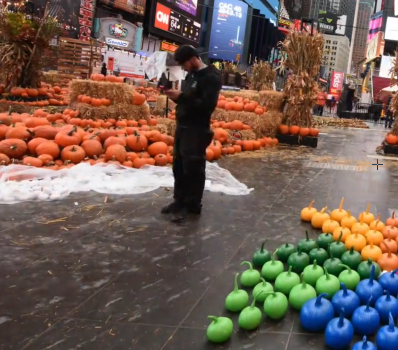
#> input picture computer-vision/foreground_removal_panorama/images/t1_1.png, 398 x 350 px
$ python t1.py
#> lines starting #> are read from the running program, lines starting #| are printed output that depends on the picture
#Only add your code inside the function (including newly improted packages)
# You can design a new function and call the new function in the given functions.
# Not following the project guidelines will result in a 10% reduction in grades

import cv2
import numpy as np
import matplotlib.pyplot as plt


def stitch_background(img1, img2, savepath=''):
    "The output image should be saved in the savepath."
    "Do NOT modify the code provided."

    def feature_matcher_new(img1,img2):
        orb = cv2.ORB_create(nfeatures=2000)

        kp1, des1 = orb.detectAndCompute(img1, None)
        kp2, des2 = orb.detectAndCompute(img2, None)
        good = []
        index = 0
        for i in des1:
            diff = i-des2
            lst = np.sqrt(np.sum(np.square(diff),axis=1))
            lst_sort = np.sort(lst,axis=0)

            if lst_sort[0] < 0.7*lst_sort[1]:
                good.append((index,np.argmin(lst)))

            index+=1

        return kp1,kp2,good

    def warpImages(img1, img2, H):

        img1_pts = np.float32([[0,0], [0, img1.shape[0]],[img1.shape[1], img1.shape[0]], [img1.shape[1], 0]]).reshape(-1, 1, 2)
        img2_pts = np.float32([[0,0], [0,img2.shape[0]], [img2.shape[1],img2.shape[0]], [img2.shape[1],0]]).reshape(-1,1,2)

        img1_trans = cv2.perspectiveTransform(img2_pts, H)

        x_max = int(max(np.amax(img1_pts,axis=0)[0,0], np.amax(img1_trans,axis=0)[0,0]))
        y_max = int(max(np.amax(img1_pts,axis=0)[0,1], np.amax(img1_trans,axis=0)[0,1]))
        x_min = int(min(np.amin(img1_pts,axis=0)[0,0], np.amin(img1_trans,axis=0)[0,0]))
        y_min = int(min(np.amin(img1_pts,axis=0)[0,1], np.amin(img1_trans,axis=0)[0,1]))

        H_trans = np.zeros((3,3),int)
        np.fill_diagonal(H_trans,1)
        H_trans[0,2] = -x_min
        H_trans[1,2] = -y_min
        H = H_trans.dot(H)

        output_img = cv2.warpPerspective(img2, H, (x_max-x_min, y_max-y_min))
        output_img[-y_min:img1.shape[0]-y_min, -x_min:img1.shape[1]-x_min] = img1
        return output_img

    def perspective_transform(good,kp1,kp2):

        MIN_MATCH_COUNT = 0

        if len(good) > MIN_MATCH_COUNT:
            src_pts = np.float32([ kp1[m[0]].pt for m in good]).reshape(-1,1,2)
            dst_pts = np.float32([ kp2[m[1]].pt for m in good]).reshape(-1,1,2)

        M, _ = cv2.findHomography(src_pts, dst_pts, cv2.RANSAC,5.0)
        return M

    kp1,kp2,good = feature_matcher_new(img1,img2)
    M = perspective_transform(good,kp1,kp2)
    result = warpImages(img2, img1, M)
    cv2.imwrite(savepath,result)

    return

if __name__ == "__main__":
    img1 = cv2.imread('./images/t1_1.png')
#> img1 is the input picture: shape (350, 398, 3); mean B, G, R 83.2, 93.9, 113.9
    img2 = cv2.imread('./images/t1_2.png')
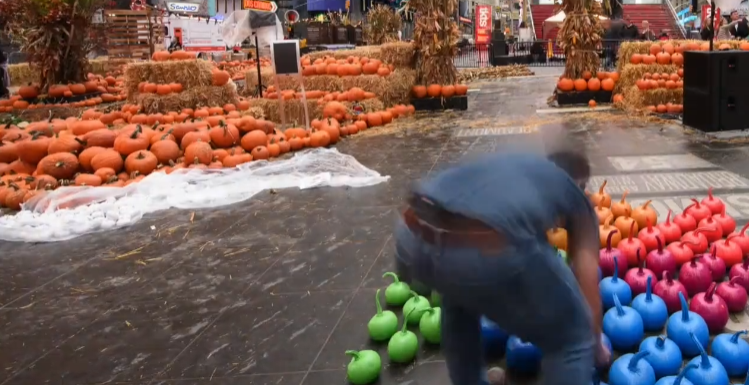
#> input picture computer-vision/foreground_removal_panorama/images/t1_2.png, 749 x 385 px
#> img2 is the input picture: shape (385, 749, 3); mean B, G, R 85, 91.1, 117.7
    savepath = 'task1.png'
    stitch_background(img1, img2, savepath=savepath)
#> in feature_matcher_new, `kp1, des1 = orb.detectAndCompute(img1, None)`: kp1 = 1858 keypoints; strongest (x, y, size): (215, 64, 31), (336, 31, 31), (208, 163, 37.2), (218, 64, 31)
#> in feature_matcher_new, `kp2, des2 = orb.detectAndCompute(img2, None)`: kp2 = 1993 keypoints; strongest (x, y, size): (294, 43, 37.2), (296, 41, 37.2), (296, 40, 31), (708, 42, 37.2)
#> after the loop in feature_matcher_new, `for i in des1:`: good = 55 pairs, first value 112 to 1787, second value 462 to 1971; index = 1858
#> in perspective_transform, `src_pts = np.float32([ kp1[m[0]].pt for m in good]).reshape(-1,1,2)`: src_pts = 55 rows, first 8: [76, 114], [140, 125], [70, 162], [93, 158], [126, 150], [101, 159], [53, 138], [85, 130]
#> in perspective_transform, `dst_pts = np.float32([ kp2[m[1]].pt for m in good]).reshape(-1,1,2)`: dst_pts = 55 rows, first 8: [138, 109.2], [224.6, 110.9], [138, 174], [168.5, 164.2], [211.2, 147.6], [180, 164.2], [110.9, 144], [152.6, 128.2]
#> in perspective_transform, `M, _ = cv2.findHomography(src_pts, dst_pts, cv2.RANSAC,5.0)`: M = [[1.31, 0.144, 21.43], [-0.188, 1.29, -24.43], [-5.49e-05, -4.9e-05, 1]]
#> in warpImages, `img1_pts = np.float32([[0,0], [0, img1.shape[0]],[img1.shape[1], img1...`: img1_pts = [[0, 0], [0, 385], [749, 385], [749, 0]]
#> in warpImages, `img2_pts = np.float32([[0,0], [0,img2.shape[0]], [img2.shape[1],img2.s..`: img2_pts = [[0, 0], [0, 350], [398, 350], [398, 0]]
#> in warpImages, `img1_trans = cv2.perspectiveTransform(img2_pts, H)`: img1_trans = [[21.43, -24.43], [73.11, 433.3], [618.1, 365.3], [555.7, -101.4]]
#> in warpImages, `x_max = int(max(np.amax(img1_pts,axis=0)[0,0], np.amax(img1_trans,axis..`: x_max = 749
#> in warpImages, `y_max = int(max(np.amax(img1_pts,axis=0)[0,1], np.amax(img1_trans,axis..`: y_max = 433
#> in warpImages, `x_min = int(min(np.amin(img1_pts,axis=0)[0,0], np.amin(img1_trans,axis..`: x_min = 0
#> in warpImages, `y_min = int(min(np.amin(img1_pts,axis=0)[0,1], np.amin(img1_trans,axis..`: y_min = -101
#> in warpImages, `H_trans = np.zeros((3,3),int)`: H_trans = [[0, 0, 0], [0, 0, 0], [0, 0, 0]]
#> in warpImages, `H = H_trans.dot(H)`: H = [[1.31, 0.144, 21.43], [-0.193, 1.28, 76.57], [-5.49e-05, -4.9e-05, 1]]
#> in warpImages, `output_img = cv2.warpPerspective(img2, H, (x_max-x_min, y_max-y_min))`:
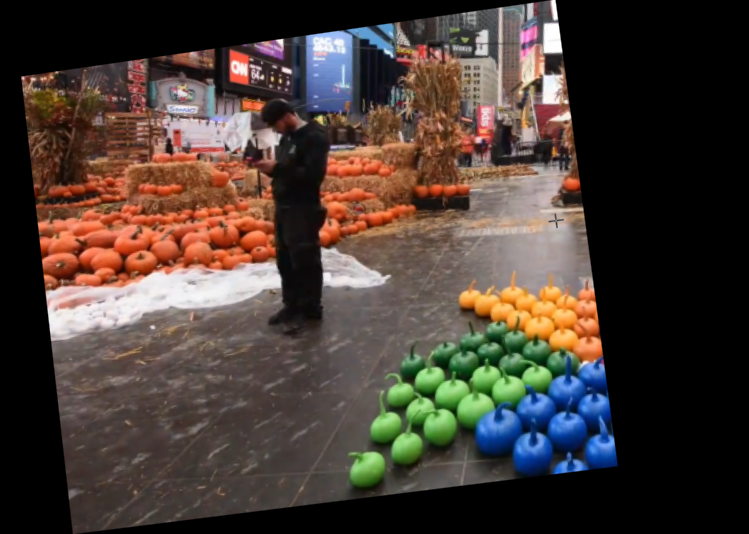
#> output_img: shape (534, 749, 3); mean B, G, R 52.9, 59.6, 72
#> in warpImages, `output_img[-y_min:img1.shape[0]-y_min, -x_min:img1.shape[1]-x_min] = i..`:
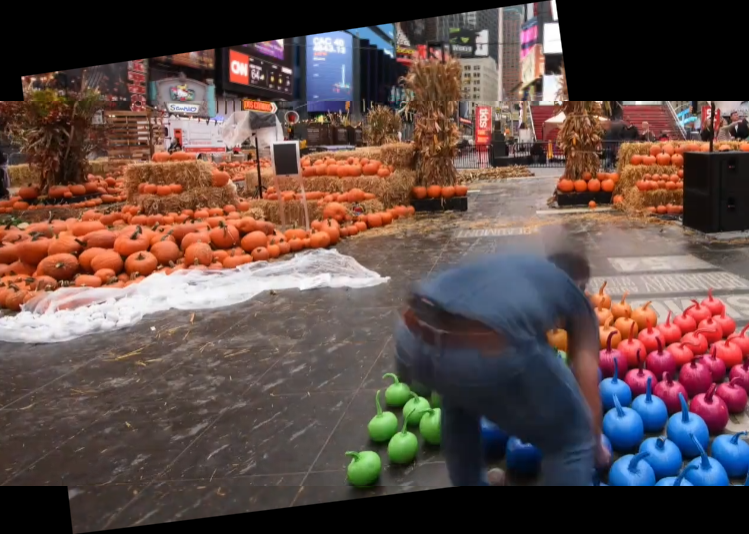
#> output_img: shape (534, 749, 3); mean B, G, R 70.9, 75.2, 95.7
